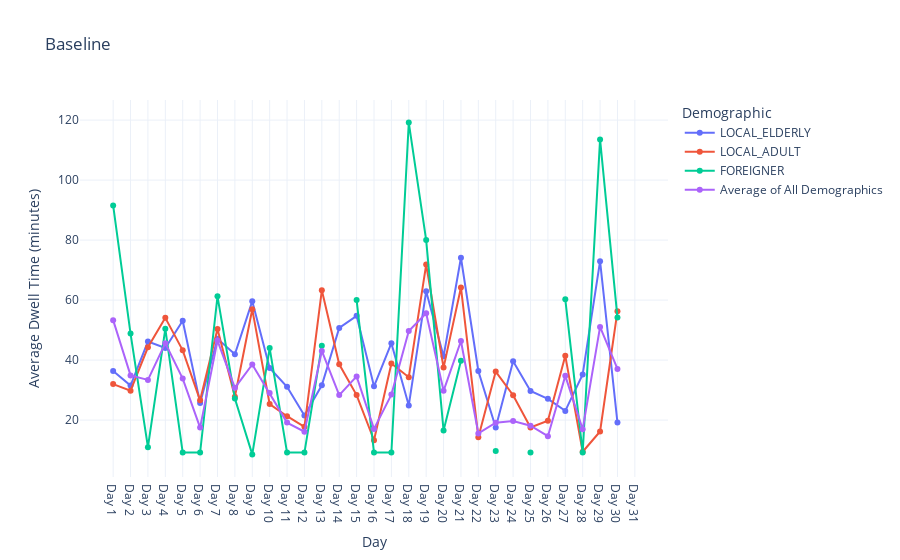

The code cell stored with this chart in its notebook:
### Markdown cell above
## Baseline

### Code cell
import pandas as pd
import plotly.graph_objects as go

file_path = 'Baseline_31days.xlsx'
xls = pd.ExcelFile(file_path)

avg_dwell_times = pd.DataFrame()

for sheet_name in xls.sheet_names:
    day_data = pd.read_excel(xls, sheet_name=sheet_name)
    day_data = day_data.drop(columns=[col for col in day_data.columns if "Unnamed" in col])
    day_data_filtered = day_data[(day_data['Simulation Hour'] >= 10) & (day_data['Simulation Hour'] <= 20)]
    avg_for_day = (day_data_filtered[day_data_filtered > 0].mean().drop('Simulation Hour')) / 60
    avg_dwell_times[sheet_name] = avg_for_day

avg_dwell_times = avg_dwell_times.T
avg_dwell_times = avg_dwell_times.drop('Day 1', errors='ignore')
avg_dwell_times.index = [f"Day {i+1}" for i in range(len(avg_dwell_times))]

fig = go.Figure()

for demographic in avg_dwell_times.columns:
    text_values = [f"{value:.2f}" for value in avg_dwell_times[demographic]]
    fig.add_trace(go.Scatter(x=avg_dwell_times.index, y=avg_dwell_times[demographic], text=text_values,
                             mode='lines+markers', name=demographic, textposition="top center"))

fig.update_layout(title='Baseline',
                  xaxis_title='Day',
                  yaxis_title='Average Dwell Time (minutes)',
                  legend_title='Demographic',
                  template='plotly_white')

fig.show()

### Figure 1 — Plotly figure (JSON) as saved in the notebook; plotly's stock layout.template omitted (floating-point values rounded to 4 significant figures)
{"data": [{"mode": "lines+markers", "name": "LOCAL_ELDERLY", "text": ["36.36", "31.53", "46.17", "44.03", "53.13", "25.71", "47.08", "41.93", "59.64", "37.38", "31.08", "21.52", "31.62", "50.71", "54.75", "31.26", "45.63", "24.90", "62.92", "41.26", "74.12", "36.38", "17.53", "39.65", "29.71", "27.08", "23.07", "35.24", "72.96", "19.17", "nan"], "textposition": "top center", "type": "scatter", "x": ["Day 1", "Day 2", "Day 3", "Day 4", "Day 5", "Day 6", "Day 7", "Day 8", "Day 9", "Day 10", "Day 11", "Day 12", "Day 13", "Day 14", "Day 15", "Day 16", "Day 17", "Day 18", "Day 19", "Day 20", "Day 21", "Day 22", "Day 23", "Day 24", "Day 25", "Day 26", "Day 27", "Day 28", "Day 29", "Day 30", "Day 31"], "y": [36.36, 31.53, 46.17, 44.03, 53.13, 25.71, 47.08, 41.93, 59.64, 37.38, 31.08, 21.52, 31.62, 50.71, 54.75, 31.26, 45.63, 24.9, 62.92, 41.26, 74.12, 36.38, 17.53, 39.65, 29.71, 27.08, 23.07, 35.24, 72.96, 19.17, null]}, {"mode": "lines+markers", "name": "LOCAL_ADULT", "text": ["32.01", "29.77", "44.26", "54.08", "43.27", "26.58", "50.36", "27.76", "56.93", "25.34", "21.30", "17.74", "63.25", "38.59", "28.34", "13.28", "38.85", "34.28", "71.86", "37.49", "64.21", "14.32", "36.18", "28.29", "17.56", "19.80", "41.42", "9.44", "16.22", "56.32", "nan"], "textposition": "top center", "type": "scatter", "x": ["Day 1", "Day 2", "Day 3", "Day 4", "Day 5", "Day 6", "Day 7", "Day 8", "Day 9", "Day 10", "Day 11", "Day 12", "Day 13", "Day 14", "Day 15", "Day 16", "Day 17", "Day 18", "Day 19", "Day 20", "Day 21", "Day 22", "Day 23", "Day 24", "Day 25", "Day 26", "Day 27", "Day 28", "Day 29", "Day 30", "Day 31"], "y": [32.01, 29.77, 44.26, 54.08, 43.27, 26.58, 50.36, 27.76, 56.93, 25.34, 21.3, 17.74, 63.25, 38.59, 28.34, 13.28, 38.85, 34.28, 71.86, 37.49, 64.21, 14.32, 36.18, 28.29, 17.56, 19.8, 41.42, 9.442, 16.22, 56.32, null]}, {"mode": "lines+markers", "name": "FOREIGNER", "text": ["91.57", "48.85", "10.99", "50.42", "9.17", "9.17", "61.25", "27.22", "8.56", "44.00", "9.17", "9.17", "44.80", "nan", "60.00", "9.17", "9.17", "119.17", "80.00", "16.51", "39.78", "nan", "9.73", "nan", "9.17", "nan", "60.24", "9.17", "113.57", "54.17", "nan"], "textposition": "top center", "type": "scatter", "x": ["Day 1", "Day 2", "Day 3", "Day 4", "Day 5", "Day 6", "Day 7", "Day 8", "Day 9", "Day 10", "Day 11", "Day 12", "Day 13", "Day 14", "Day 15", "Day 16", "Day 17", "Day 18", "Day 19", "Day 20", "Day 21", "Day 22", "Day 23", "Day 24", "Day 25", "Day 26", "Day 27", "Day 28", "Day 29", "Day 30", "Day 31"], "y": [91.57, 48.85, 10.99, 50.42, 9.167, 9.167, 61.25, 27.22, 8.565, 44, 9.167, 9.167, 44.8, null, 60.0, 9.167, 9.167, 119.2, 80, 16.51, 39.78, null, 9.732, null, 9.167, null, 60.24, 9.167, 113.6, 54.17, null]}, {"mode": "lines+markers", "name": "Average of All Demographics", "text": ["53.32", "34.91", "33.40", "45.64", "33.83", "17.50", "46.49", "30.75", "38.55", "29.05", "19.16", "16.14", "43.04", "28.34", "34.56", "17.07", "28.51", "49.70", "55.60", "29.76", "46.38", "15.55", "19.13", "19.71", "18.13", "14.62", "34.74", "16.93", "51.06", "37.04", "nan"], "textposition": "top center", "type": "scatter", "x": ["Day 1", "Day 2", "Day 3", "Day 4", "Day 5", "Day 6", "Day 7", "Day 8", "Day 9", "Day 10", "Day 11", "Day 12", "Day 13", "Day 14", "Day 15", "Day 16", "Day 17", "Day 18", "Day 19", "Day 20", "Day 21", "Day 22", "Day 23", "Day 24", "Day 25", "Day 26", "Day 27", "Day 28", "Day 29", "Day 30", "Day 31"], "y": [53.32, 34.91, 33.4, 45.64, 33.83, 17.5, 46.49, 30.75, 38.55, 29.05, 19.16, 16.14, 43.04, 28.34, 34.56, 17.07, 28.51, 49.7, 55.6, 29.76, 46.38, 15.55, 19.13, 19.71, 18.13, 14.62, 34.74, 16.93, 51.06, 37.04, null]}], "layout": {"legend": {"title": {"text": "Demographic"}}, "title": {"text": "Baseline"}, "xaxis": {"title": {"text": "Day"}}, "yaxis": {"title": {"text": "Average Dwell Time (minutes)"}}}}
